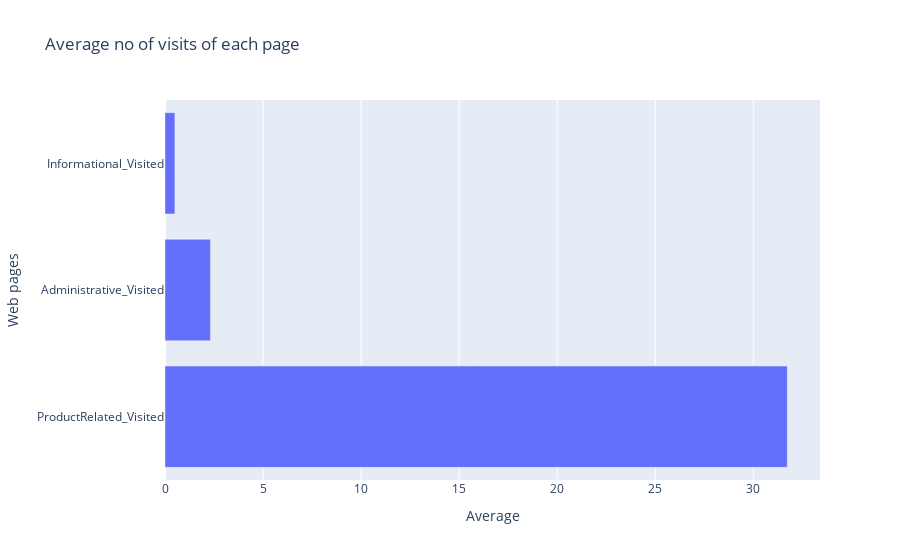

The notebook cell saved with this chart:
### Markdown cell above
### Observations:
1. Much more time was spent on the Product Related page compare to the other 2 pages. This is due to the fact the users needed to read about the products. Also, making of transaction on the page may take some time.
2. The time spent on the Administrative page is more than double of the time spent on the information page.

### Code cell
#Calculating the amount spent in each pages
Avg_visit=pd.DataFrame(df[[col for col in df.columns if ('Visited' in col)]].mean(), 
                           columns=['Average']).reset_index()
fig = px.bar(Avg_visit,x='Average',y='index',labels=dict(index='Web pages',
                                        Average='Average'),title="Average no of visits of each page")
fig.update_layout(barmode='stack', yaxis={'categoryorder':'total descending'})

### Figure 1 — Plotly figure (JSON) as saved in the notebook; plotly's stock layout.template omitted (floating-point values rounded to 4 significant figures)
{"data": [{"alignmentgroup": "True", "hovertemplate": "Average=%{x}<br>Web pages=%{y}<extra></extra>", "legendgroup": "", "marker": {"color": "#636efa"}, "name": "", "offsetgroup": "", "orientation": "h", "showlegend": false, "textposition": "auto", "type": "bar", "x": [2.315, 0.5036, 31.73], "xaxis": "x", "y": ["Administrative_Visited", "Informational_Visited", "ProductRelated_Visited"], "yaxis": "y"}], "layout": {"barmode": "stack", "legend": {"tracegroupgap": 0}, "title": {"text": "Average no of visits of each page"}, "xaxis": {"anchor": "y", "domain": [0, 1], "title": {"text": "Average"}}, "yaxis": {"anchor": "x", "categoryorder": "total descending", "domain": [0, 1], "title": {"text": "Web pages"}}}}
